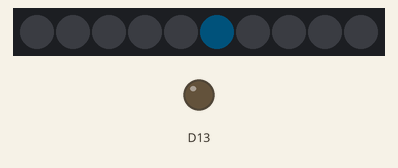
Recording of a sketch running on a simulated Adafruit Circuit Playground Express. Shown: 10 RGB LEDs in strip order, left to right, output pins drawn as LEDs (lit = HIGH). Dim RGB values are drawn brighter than linear; random numbers use the default seed unless the sketch sets one.

Above: at 0.22 s.
At 10.52 s:
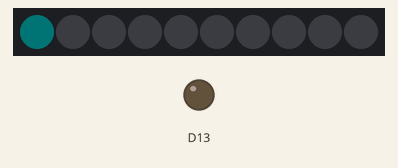
At 13.12 s:
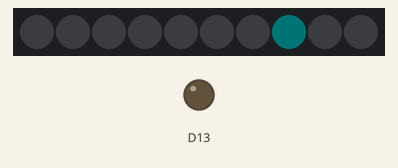
At 21.17 s:
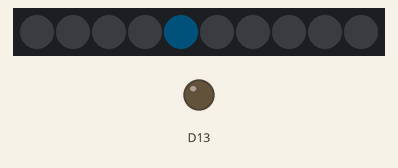
At 26.23 s:
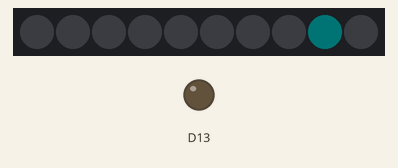
At 39.4 s:
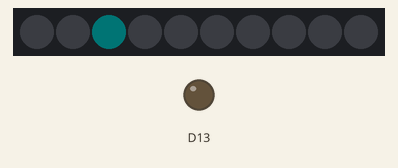

The sketch:

pusleRandom.ino
```cpp
#include <Adafruit_CircuitPlayground.h>
#include <Wire.h>
#include <SPI.h>
//variables, r = red, g = green, b = blue, level =  brightness, i = current pixel
int r = 10, g = 100, b = 140, level = 0, i = 0;

void setup() {
  //runs once before the loop and never again
  Serial.begin(9600);
  CircuitPlayground.begin();
  randomSeed(analogRead(0));
}

void loop() {
  //loops continuously
  pulse((int)random(11));
}

void pulse(int x){
  while(level <= 50){
    //increases brightness
    CircuitPlayground.setBrightness(level);
    setPixel(x);
    level += 2;
    delay(50);
  }
  while(level >= 2){
    //decreases brightness
    CircuitPlayground.setBrightness(level);
    setPixel(x);
    level -= 2;
    delay(50);
  }
}

void setPixels(){
  //sets all the pixels, should be run after each change to update them
  for(i = 0; i < 11; i++){
    CircuitPlayground.setPixelColor(i, r, g, b);
  }
}

void setPixel(int p){
  CircuitPlayground.setPixelColor(p, r, g, b);
}
```
